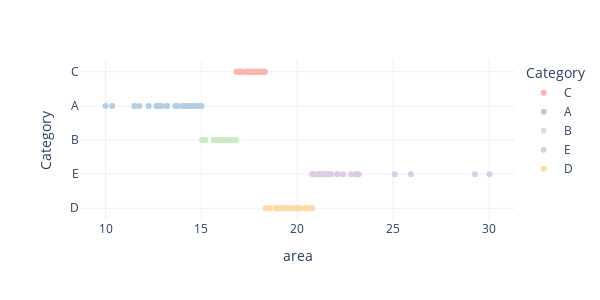
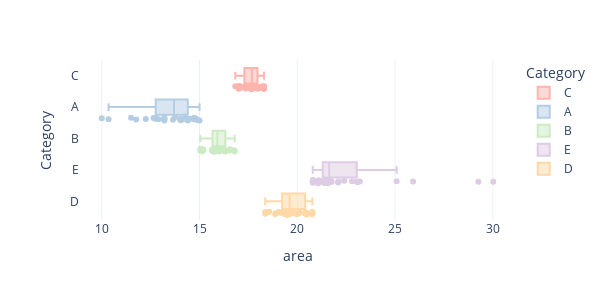

The code cell stored with these charts, in order, in its notebook:
### Code cell
# 用Plotly绘制散点图，维度为面积，分类为Category
fig = px.scatter(df, x = 'area', y = 'Category',
                 color = 'Category',
                 template = "plotly_white",
                 width=600, height=300,
                 color_discrete_sequence=px.colors.qualitative.Pastel1)
fig.show()
# 用Plotly绘制箱型图，维度为面积，分类为Category
fig = px.box(df, x = 'area', y = 'Category',
             color = 'Category', points="all",
             template = "plotly_white",
             width=600, height=300,
             color_discrete_sequence=px.colors.qualitative.Pastel1)
fig.show()

### Figure 1 — Plotly figure (JSON) as saved in the notebook; plotly's stock layout.template omitted (floating-point values rounded to 4 significant figures)
{"data": [{"hovertemplate": "Category=%{y}<br>area=%{x}<extra></extra>", "legendgroup": "C", "marker": {"color": "rgb(251,180,174)", "symbol": "circle"}, "mode": "markers", "name": "C", "orientation": "h", "showlegend": true, "x": [17.85, 18.0, 17.0, 17.85, 16.83, 17.0, 18.2, 17.68, 17.64, 17.34, 17.5, 17.5, 18.2, 17.7, 17.69, 17.08, 17.08, 17.4, 18.3, 17.1, 17.98, 18.27, 17.28, 17.01, 17.36, 18.3, 17.92, 17.92, 17.64, 18.0, 17.7], "xaxis": "x", "y": ["C", "C", "C", "C", "C", "C", "C", "C", "C", "C", "C", "C", "C", "C", "C", "C", "C", "C", "C", "C", "C", "C", "C", "C", "C", "C", "C", "C", "C", "C", "C"], "yaxis": "y", "type": "scatter"}, {"hovertemplate": "Category=%{y}<br>area=%{x}<extra></extra>", "legendgroup": "A", "marker": {"color": "rgb(179,205,227)", "symbol": "circle"}, "mode": "markers", "name": "A", "orientation": "h", "showlegend": true, "x": [14.7, 14.26, 12.76, 14.4, 12.9, 15.0, 14.88, 13.2, 10.35, 14.08, 14.4, 14.72, 12.65, 11.76, 14.04, 10.0, 13.2, 13.64, 14.0, 14.82, 13.2, 13.2, 14.49, 13.75, 14.3, 11.5, 12.75, 12.25, 14.25, 13.2], "xaxis": "x", "y": ["A", "A", "A", "A", "A", "A", "A", "A", "A", "A", "A", "A", "A", "A", "A", "A", "A", "A", "A", "A", "A", "A", "A", "A", "A", "A", "A", "A", "A", "A"], "yaxis": "y", "type": "scatter"}, {"hovertemplate": "Category=%{y}<br>area=%{x}<extra></extra>", "legendgroup": "B", "marker": {"color": "rgb(204,235,197)", "symbol": "circle"}, "mode": "markers", "name": "B", "orientation": "h", "showlegend": true, "x": [15.04, 15.64, 15.19, 16.32, 16.56, 16.32, 15.04, 15.19, 16.0, 16.5, 15.96, 16.24, 16.8, 15.66, 15.75, 15.66, 16.2, 16.2, 16.8, 15.08, 15.12, 16.53, 15.96, 15.66, 16.75, 16.24, 15.68, 15.86, 15.66, 15.75], "xaxis": "x", "y": ["B", "B", "B", "B", "B", "B", "B", "B", "B", "B", "B", "B", "B", "B", "B", "B", "B", "B", "B", "B", "B", "B", "B", "B", "B", "B", "B", "B", "B", "B"], "yaxis": "y", "type": "scatter"}, {"hovertemplate": "Category=%{y}<br>area=%{x}<extra></extra>", "legendgroup": "E", "marker": {"color": "rgb(222,203,228)", "symbol": "circle"}, "mode": "markers", "name": "E", "orientation": "h", "showlegend": true, "x": [21.06, 23.2, 25.08, 21.06, 21.66, 21.32, 23.1, 22.4, 21.39, 20.79, 20.79, 21.3, 22.8, 21.17, 25.92, 20.8, 29.26, 22.08, 21.56, 22.11, 23.04, 21.6, 30.02, 23.1, 21.42, 21.39, 21.39, 21.76, 22.11, 21.08], "xaxis": "x", "y": ["E", "E", "E", "E", "E", "E", "E", "E", "E", "E", "E", "E", "E", "E", "E", "E", "E", "E", "E", "E", "E", "E", "E", "E", "E", "E", "E", "E", "E", "E"], "yaxis": "y", "type": "scatter"}, {"hovertemplate": "Category=%{y}<br>area=%{x}<extra></extra>", "legendgroup": "D", "marker": {"color": "rgb(254,217,166)", "symbol": "circle"}, "mode": "markers", "name": "D", "orientation": "h", "showlegend": true, "x": [19.98, 19.38, 18.36, 18.87, 18.36, 19.25, 19.38, 19.38, 19.61, 20.48, 19.14, 20.77, 18.88, 18.56, 19.8, 19.04, 20.1, 20.4, 20.77, 19.5, 20.4, 20.48, 19.5, 20.02, 20.72, 19.84, 20.77, 20.1, 19.5], "xaxis": "x", "y": ["D", "D", "D", "D", "D", "D", "D", "D", "D", "D", "D", "D", "D", "D", "D", "D", "D", "D", "D", "D", "D", "D", "D", "D", "D", "D", "D", "D", "D"], "yaxis": "y", "type": "scatter"}], "layout": {"xaxis": {"anchor": "y", "domain": [0.0, 1.0], "title": {"text": "area"}}, "yaxis": {"anchor": "x", "domain": [0.0, 1.0], "title": {"text": "Category"}, "categoryorder": "array", "categoryarray": ["D", "E", "B", "A", "C"]}, "legend": {"title": {"text": "Category"}, "tracegroupgap": 0}, "margin": {"t": 60}, "height": 300, "width": 600}}

### Figure 2 — Plotly figure (JSON) as saved in the notebook; plotly's stock layout.template omitted (floating-point values rounded to 4 significant figures)
{"data": [{"alignmentgroup": "True", "boxpoints": "all", "hovertemplate": "Category=%{y}<br>area=%{x}<extra></extra>", "legendgroup": "C", "marker": {"color": "rgb(251,180,174)"}, "name": "C", "notched": false, "offsetgroup": "C", "orientation": "h", "showlegend": true, "x": [17.85, 18.0, 17.0, 17.85, 16.83, 17.0, 18.2, 17.68, 17.64, 17.34, 17.5, 17.5, 18.2, 17.7, 17.69, 17.08, 17.08, 17.4, 18.3, 17.1, 17.98, 18.27, 17.28, 17.01, 17.36, 18.3, 17.92, 17.92, 17.64, 18.0, 17.7], "x0": " ", "xaxis": "x", "y": ["C", "C", "C", "C", "C", "C", "C", "C", "C", "C", "C", "C", "C", "C", "C", "C", "C", "C", "C", "C", "C", "C", "C", "C", "C", "C", "C", "C", "C", "C", "C"], "y0": " ", "yaxis": "y", "type": "box"}, {"alignmentgroup": "True", "boxpoints": "all", "hovertemplate": "Category=%{y}<br>area=%{x}<extra></extra>", "legendgroup": "A", "marker": {"color": "rgb(179,205,227)"}, "name": "A", "notched": false, "offsetgroup": "A", "orientation": "h", "showlegend": true, "x": [14.7, 14.26, 12.76, 14.4, 12.9, 15.0, 14.88, 13.2, 10.35, 14.08, 14.4, 14.72, 12.65, 11.76, 14.04, 10.0, 13.2, 13.64, 14.0, 14.82, 13.2, 13.2, 14.49, 13.75, 14.3, 11.5, 12.75, 12.25, 14.25, 13.2], "x0": " ", "xaxis": "x", "y": ["A", "A", "A", "A", "A", "A", "A", "A", "A", "A", "A", "A", "A", "A", "A", "A", "A", "A", "A", "A", "A", "A", "A", "A", "A", "A", "A", "A", "A", "A"], "y0": " ", "yaxis": "y", "type": "box"}, {"alignmentgroup": "True", "boxpoints": "all", "hovertemplate": "Category=%{y}<br>area=%{x}<extra></extra>", "legendgroup": "B", "marker": {"color": "rgb(204,235,197)"}, "name": "B", "notched": false, "offsetgroup": "B", "orientation": "h", "showlegend": true, "x": [15.04, 15.64, 15.19, 16.32, 16.56, 16.32, 15.04, 15.19, 16.0, 16.5, 15.96, 16.24, 16.8, 15.66, 15.75, 15.66, 16.2, 16.2, 16.8, 15.08, 15.12, 16.53, 15.96, 15.66, 16.75, 16.24, 15.68, 15.86, 15.66, 15.75], "x0": " ", "xaxis": "x", "y": ["B", "B", "B", "B", "B", "B", "B", "B", "B", "B", "B", "B", "B", "B", "B", "B", "B", "B", "B", "B", "B", "B", "B", "B", "B", "B", "B", "B", "B", "B"], "y0": " ", "yaxis": "y", "type": "box"}, {"alignmentgroup": "True", "boxpoints": "all", "hovertemplate": "Category=%{y}<br>area=%{x}<extra></extra>", "legendgroup": "E", "marker": {"color": "rgb(222,203,228)"}, "name": "E", "notched": false, "offsetgroup": "E", "orientation": "h", "showlegend": true, "x": [21.06, 23.2, 25.08, 21.06, 21.66, 21.32, 23.1, 22.4, 21.39, 20.79, 20.79, 21.3, 22.8, 21.17, 25.92, 20.8, 29.26, 22.08, 21.56, 22.11, 23.04, 21.6, 30.02, 23.1, 21.42, 21.39, 21.39, 21.76, 22.11, 21.08], "x0": " ", "xaxis": "x", "y": ["E", "E", "E", "E", "E", "E", "E", "E", "E", "E", "E", "E", "E", "E", "E", "E", "E", "E", "E", "E", "E", "E", "E", "E", "E", "E", "E", "E", "E", "E"], "y0": " ", "yaxis": "y", "type": "box"}, {"alignmentgroup": "True", "boxpoints": "all", "hovertemplate": "Category=%{y}<br>area=%{x}<extra></extra>", "legendgroup": "D", "marker": {"color": "rgb(254,217,166)"}, "name": "D", "notched": false, "offsetgroup": "D", "orientation": "h", "showlegend": true, "x": [19.98, 19.38, 18.36, 18.87, 18.36, 19.25, 19.38, 19.38, 19.61, 20.48, 19.14, 20.77, 18.88, 18.56, 19.8, 19.04, 20.1, 20.4, 20.77, 19.5, 20.4, 20.48, 19.5, 20.02, 20.72, 19.84, 20.77, 20.1, 19.5], "x0": " ", "xaxis": "x", "y": ["D", "D", "D", "D", "D", "D", "D", "D", "D", "D", "D", "D", "D", "D", "D", "D", "D", "D", "D", "D", "D", "D", "D", "D", "D", "D", "D", "D", "D"], "y0": " ", "yaxis": "y", "type": "box"}], "layout": {"xaxis": {"anchor": "y", "domain": [0.0, 1.0], "title": {"text": "area"}}, "yaxis": {"anchor": "x", "domain": [0.0, 1.0], "title": {"text": "Category"}, "categoryorder": "array", "categoryarray": ["D", "E", "B", "A", "C"]}, "legend": {"title": {"text": "Category"}, "tracegroupgap": 0}, "margin": {"t": 60}, "boxmode": "overlay", "height": 300, "width": 600}}
